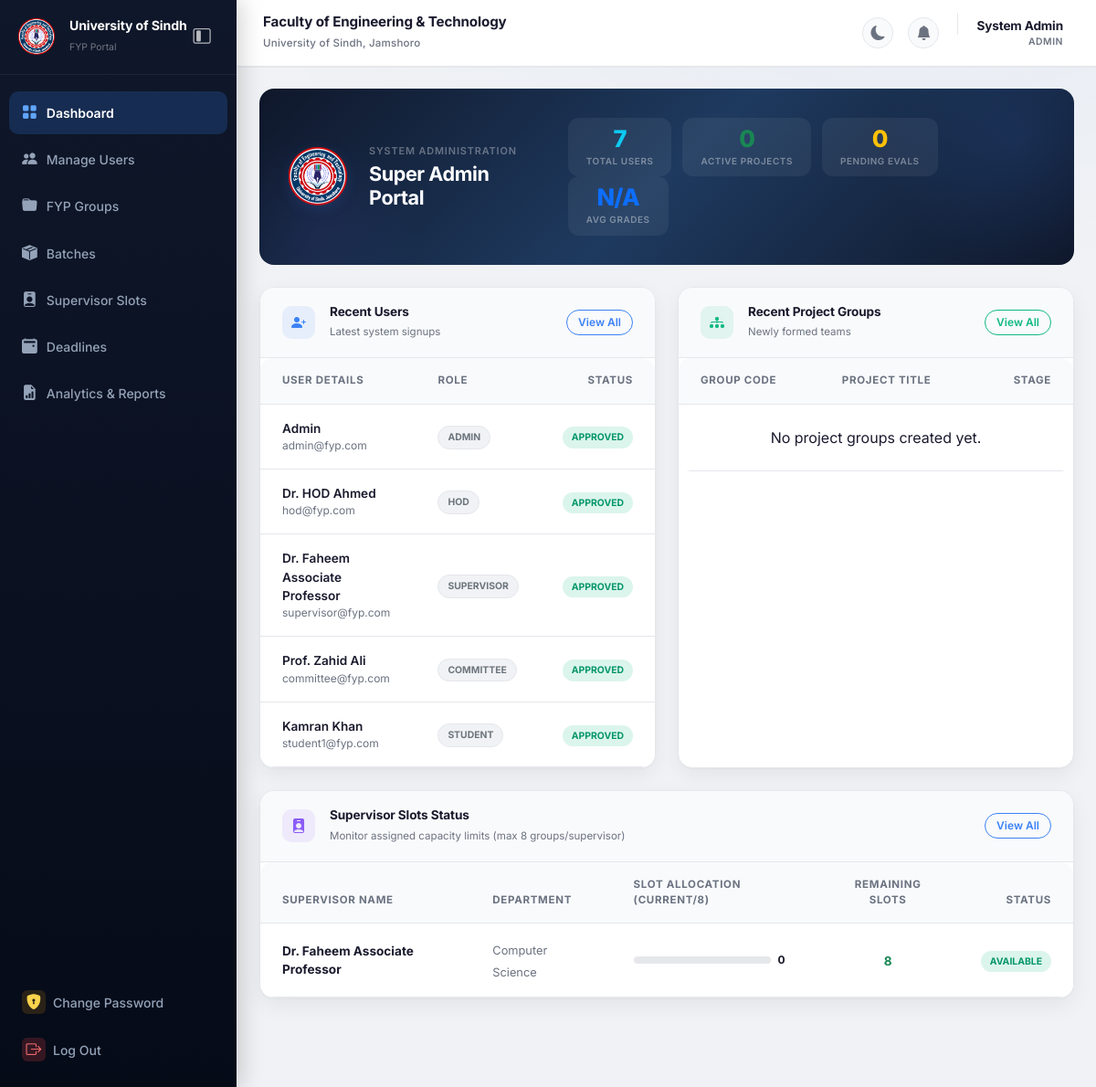
The page /admin/dashboard (signed in) on the database its author committed.
### tables this page shows
CREATE TABLE users (
    id INT AUTO_INCREMENT PRIMARY KEY,
    email VARCHAR(255) NOT NULL UNIQUE,
    cnic VARCHAR(50) DEFAULT NULL UNIQUE,
    password VARCHAR(255) NOT NULL,
    role ENUM('admin', 'hod', 'student', 'supervisor', 'committee') NOT NULL,
    status ENUM('pending', 'approved', 'rejected') DEFAULT 'pending',
    reset_token VARCHAR(255) DEFAULT NULL,
    reset_token_expiry DATETIME DEFAULT NULL,
    created_at TIMESTAMP DEFAULT CURRENT_TIMESTAMP
);

CREATE TABLE supervisors (
    user_id INT PRIMARY KEY,
    name VARCHAR(100) NOT NULL,
    designation VARCHAR(100) NOT NULL,
    department VARCHAR(100) NOT NULL,
    research_interest TEXT DEFAULT NULL,
    FOREIGN KEY (user_id) REFERENCES users(id) ON DELETE CASCADE
);

### src/Controller/AdminController.php (called while the page is built, shortened)
<?php
class AdminController extends BaseController {
    public function dashboard() {
        $db = \Database::getInstance()->getConnection();
        $stats = [];
        $stats['total_users'] = $db->query("SELECT COUNT(*) FROM users")->fetchColumn();
        $stats['students'] = $db->query("SELECT COUNT(*) FROM users WHERE role = 'student'")->fetchColumn();
        $stats['supervisors'] = $db->query("SELECT COUNT(*) FROM users WHERE role = 'supervisor'")->fetchColumn();
        $stats['committee'] = $db->query("SELECT COUNT(*) FROM committees")->fetchColumn();
        $stats['active_projects'] = $db->query("SELECT COUNT(*) FROM projects WHERE status = 'Approved'")->fetchColumn();
        $stats['completed_projects'] = $db->query("SELECT COUNT(*) FROM `groups` WHERE progress_stage = 'Final Grading Completed'")->fetchColumn();
        $pendingProposals = $db->query("SELECT COUNT(*) FROM projects WHERE status = 'Pending'")->fetchColumn();
        $pendingPresentations = $db->query("SELECT COUNT(*) FROM evaluations WHERE total_marks = 0 OR total_marks IS NULL")->fetchColumn();
        $stats['pending_evaluations'] = $pendingProposals + $pendingPresentations;
        $avgMarks = $db->query("SELECT AVG(percentage) FROM grades WHERE percentage > 0")->fetchColumn();
        $stats['avg_marks'] = $avgMarks ? round($avgMarks, 2) . '%' : 'N/A';
        $recentUsers = $db->query("SELECT u.*,
            COALESCE(s.name, sup.name, c.name, d.name, 'Admin') as name
            FROM users u
            LEFT JOIN students s ON u.id = s.user_id
            LEFT JOIN supervisors sup ON u.id = sup.user_id
            LEFT JOIN committees c ON u.id = c.user_id
            LEFT JOIN hods d ON u.id = d.user_id
            ORDER BY u.created_at DESC LIMIT 5")->fetchAll();
        $recentGroups = $db->query("SELECT g.*, p.title as project_title, s.name as creator_name
            FROM `groups` g
            LEFT JOIN projects p ON g.id = p.group_id
            LEFT JOIN students s ON g.created_by = s.user_id
            ORDER BY g.created_at DESC LIMIT 5")->fetchAll();
        $supervisorsList = $db->query("
            SELECT s.user_id, s.name, s.department,
            (SELECT COUNT(*) FROM projects p JOIN `groups` g ON p.group_id = g.id JOIN academic_batches b ON g.batch_id = b.id WHERE p.supervisor_id = s.user_id AND p.status = 'Approved' AND b.is_active = 1) as current_slots
            FROM supervisors s
            ORDER BY s.name ASC LIMIT 5
        ")->fetchAll();
        $this->render('admin/dashboard', [
            'stats' => $stats,
            'recentUsers' => $recentUsers,
            'recentGroups' => $recentGroups,
            'supervisorsList' => $supervisorsList
        ]);
    }
}

### src/View/admin/dashboard.php (the view, shortened to what this page needs)
<?php
$basePath = dirname($_SERVER['SCRIPT_NAME']) === '/' || dirname($_SERVER['SCRIPT_NAME']) === '\\' ? '' : dirname($_SERVER['SCRIPT_NAME']);
?>
<div class="group-hero">
    <div class="d-flex flex-column flex-xl-row align-items-center justify-content-between gap-4">
        <div class="d-flex flex-column flex-md-row align-items-center gap-4 text-center text-md-start">
            <div class="group-hero-icon" style="background: transparent;">
                <img src="<?php echo $basePath; ?>/images/logo.png" alt="Logo" style="width: 100%; height: 100%; object-fit: contain;">
            </div>
            <div>
                <p class="mb-1" style="font-size: 0.68rem; font-weight: 600; text-transform: uppercase; letter-spacing: 0.08em; color: rgba(255,255,255,0.35);">
                    System Administration
                </p>
                <h4 class="text-white fw-bold m-0" style="font-size: 1.35rem; letter-spacing: -0.02em; line-height: 1.2;">
                    Super Admin Portal
                </h4>
            </div>
        </div>
        <div class="d-flex flex-wrap hero-stats-container">
            <div class="group-stat-pill">
                <span class="stat-num text-info"><?php echo htmlspecialchars((string)($stats['total_users']), ENT_QUOTES, 'UTF-8'); ?></span>
                <span class="stat-label">Total Users</span>
            </div>
            <div class="group-stat-pill">
                <span class="stat-num text-success"><?php echo htmlspecialchars((string)($stats['active_projects']), ENT_QUOTES, 'UTF-8'); ?></span>
                <span class="stat-label">Active Projects</span>
            </div>
            <div class="group-stat-pill">
                <span class="stat-num text-warning"><?php echo htmlspecialchars((string)($stats['pending_evaluations']), ENT_QUOTES, 'UTF-8'); ?></span>
                <span class="stat-label">Pending Evals</span>
            </div>
            <div class="group-stat-pill" style="margin-right: 0;">
                <span class="stat-num text-primary"><?php echo htmlspecialchars((string)($stats['avg_marks']), ENT_QUOTES, 'UTF-8'); ?></span>
                <span class="stat-label">Avg Grades</span>
            </div>
        </div>
    </div>
</div>
<div class="row g-4">
    <div class="col-xl-6">
        <div class="grp-section h-100 mb-0">
            <div class="grp-section-header">
                <div class="d-flex align-items-center gap-3">
                    <div class="grp-section-icon" style="background: rgba(59,130,246,0.1); color: #3b82f6;">
                        <i class="bi bi-person-plus-fill"></i>
                    </div>
                    <div>
                        <h6>Recent Users</h6>
                        <small>Latest system signups</small>
                    </div>
                </div>
                <a href="<?php echo $basePath; ?>/admin/users" class="btn btn-outline-primary btn-sm rounded-pill fw-semibold" style="font-size: 0.75rem; padding: 4px 12px;">View All</a>
            </div>
            <div class="table-responsive">
                <table class="table modern-table m-0">
                    <thead>
                        <tr>
                            <th class="ps-4">User Details</th>
                            <th>Role</th>
                            <th class="text-end pe-4">Status</th>
                        </tr>
                    </thead>
                    <tbody>
                        <?php foreach($recentUsers as $ru): ?>
                        <tr>
                            <td class="ps-4">
                                <div class="fw-semibold text-dark" style="font-size: 0.85rem;"><?php echo htmlspecialchars($ru['name']); ?></div>
                                <div class="text-muted" style="font-size: 0.75rem;"><?php echo htmlspecialchars($ru['email']); ?></div>
                            </td>
                            <td>
                                <span class="status-pill bg-light text-secondary border">
                                    <?php echo htmlspecialchars($ru['role']); ?>
                                </span>
                            </td>
                            <td class="text-end pe-4">
                                <?php if($ru['status'] === 'approved'): ?>
                                    <span class="status-pill" style="background: rgba(16,185,129,0.15); color: #059669;">Approved</span>
                                <?php elseif($ru['status'] === 'pending'): ?>
                                    <span class="status-pill animate-pulse" style="background: rgba(245,158,11,0.15); color: #d97706;">Pending</span>
                                <?php else: ?>
                                    <span class="status-pill" style="background: rgba(239,68,68,0.15); color: #dc2626;">Rejected</span>
                                <?php endif; ?>
                            </td>
                        </tr>
                        <?php endforeach; ?>
                    </tbody>
                </table>
            </div>
        </div>
    </div>
    <div class="col-xl-6">
        <div class="grp-section h-100 mb-0">
            <div class="grp-section-header">
                <div class="d-flex align-items-center gap-3">
                    <div class="grp-section-icon" style="background: rgba(16,185,129,0.1); color: #10b981;">
                        <i class="bi bi-diagram-3-fill"></i>
                    </div>
                    <div>
                        <h6>Recent Project Groups</h6>
                        <small>Newly formed teams</small>
                    </div>
                </div>
                <a href="<?php echo $basePath; ?>/admin/groups" class="btn btn-outline-success btn-sm rounded-pill fw-semibold" style="font-size: 0.75rem; padding: 4px 12px; color: #10b981; border-color: #10b981;">View All</a>
            </div>
            <div class="table-responsive">
                <table class="table modern-table m-0">
                    <thead>
                        <tr>
                            <th class="ps-4">Group Code</th>
                            <th>Project Title</th>
                            <th class="text-end pe-4">Stage</th>
                        </tr>
                    </thead>
                    <tbody>
                        <?php if (empty($recentGroups)): ?>
                            <tr>
                                <td colspan="3" class="text-center text-muted py-4">No project groups created yet.</td>
                            </tr>
                        <?php endif; ?>
                    </tbody>
                </table>
            </div>
        </div>
    </div>
</div>
<div class="row g-4 mt-0 mb-4">
    <div class="col-12">
        <div class="grp-section mb-0">
            <div class="grp-section-header">
                <div class="d-flex align-items-center gap-3">
                    <div class="grp-section-icon" style="background: rgba(139,92,246,0.1); color: #8b5cf6;">
                        <i class="bi bi-person-badge-fill"></i>
                    </div>
                    <div>
                        <h6>Supervisor Slots Status</h6>
                        <small>Monitor assigned capacity limits (max 8 groups/supervisor)</small>
                    </div>
                </div>
                <a href="<?php echo $basePath; ?>/admin/slots" class="btn btn-outline-primary btn-sm rounded-pill fw-semibold" style="font-size: 0.75rem; padding: 4px 12px;">View All</a>
            </div>
            <div class="table-responsive">
                <table class="table modern-table m-0">
                    <thead>
                        <tr>
                            <th class="ps-4">Supervisor Name</th>
                            <th>Department</th>
                            <th>Slot Allocation (Current/8)</th>
                            <th class="text-center">Remaining Slots</th>
                            <th class="text-end pe-4">Status</th>
                        </tr>
                    </thead>
                    <tbody>
                        <?php foreach($supervisorsList as $sup): ?>
                            <?php
                            $current = (int)$sup['current_slots'];
                            $remaining = max(0, 8 - $current);
                            ?>
                            <tr>
                                <td class="ps-4 fw-bold text-dark" style="font-size: 0.85rem;"><?php echo htmlspecialchars($sup['name']); ?></td>
                                <td><span class="text-muted" style="font-size: 0.8rem;"><?php echo htmlspecialchars($sup['department']); ?></span></td>
                                <td>
                                    <div class="d-flex align-items-center gap-2">
                                        <div class="progress flex-grow-1" style="height: 8px; max-width: 150px; background-color: var(--border-color); border-radius: 4px; overflow: hidden;">
                                        </div>
                                        <span class="fw-bold text-dark" style="font-size: 0.75rem;"><?php echo htmlspecialchars((string)($current), ENT_QUOTES, 'UTF-8'); ?></span>
                                    </div>
                                </td>
                                <td class="text-center">
                                    <span class="fw-bold <?php echo $remaining === 0 ? 'text-danger' : 'text-success'; ?>" style="font-size: 0.85rem;">
                                        <?php echo htmlspecialchars((string)($remaining), ENT_QUOTES, 'UTF-8'); ?>
                                    </span>
                                </td>
                                <td class="text-end pe-4">
                                    <?php if($current >= 8): ?>
                                        <span class="status-pill" style="background: rgba(239,68,68,0.15); color: #dc2626;">Full</span>
                                    <?php else: ?>
                                        <span class="status-pill" style="background: rgba(16,185,129,0.15); color: #059669;">Available</span>
                                    <?php endif; ?>
                                </td>
                            </tr>
                        <?php endforeach; ?>
                    </tbody>
                </table>
            </div>
        </div>
    </div>
</div>

### rows shown on the page
users: name "Admin", email "admin@fyp.com", role "ADMIN", status "APPROVED"
users: name "Dr. HOD Ahmed", email "hod@fyp.com", role "HOD", status "APPROVED"
users: name "Dr. Faheem Associate Professor", email "supervisor@fyp.com", role "SUPERVISOR", status "APPROVED"
users: name "Prof. Zahid Ali", email "committee@fyp.com", role "COMMITTEE", status "APPROVED"
users: name "Kamran Khan", email "student1@fyp.com", role "STUDENT", status "APPROVED"
supervisors: name "Dr. Faheem Associate Professor", department "Computer Science", current "0", remaining "8"

### other values the page prints
$name "System Admin"
$role "ADMIN"
$stats['total_users'] "7"
$stats['active_projects'] "0"
$stats['pending_evaluations'] "0"
$stats['avg_marks'] "N/A"
